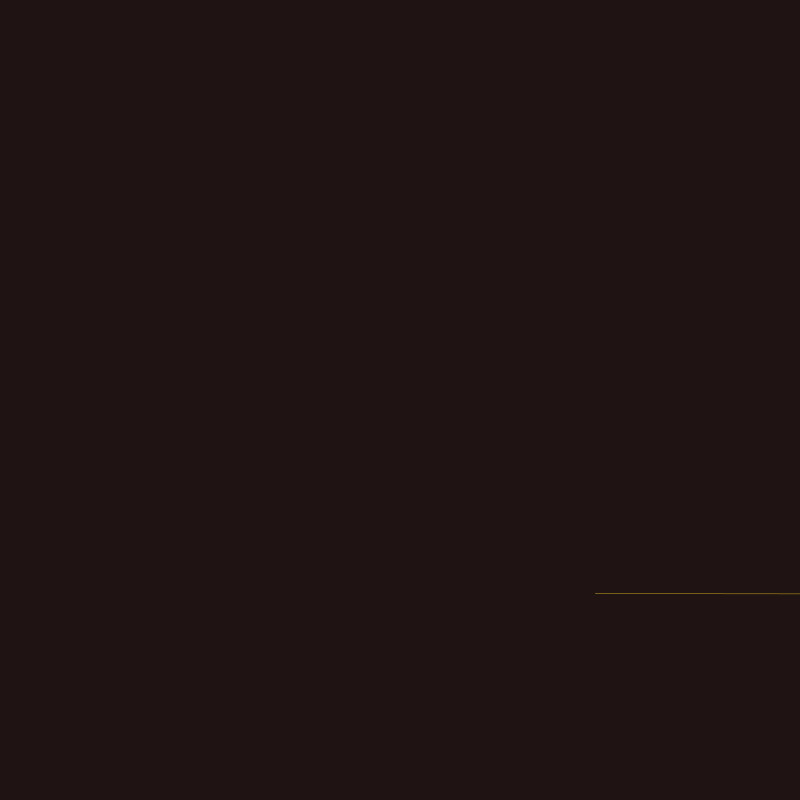
Frame 1 (no input)
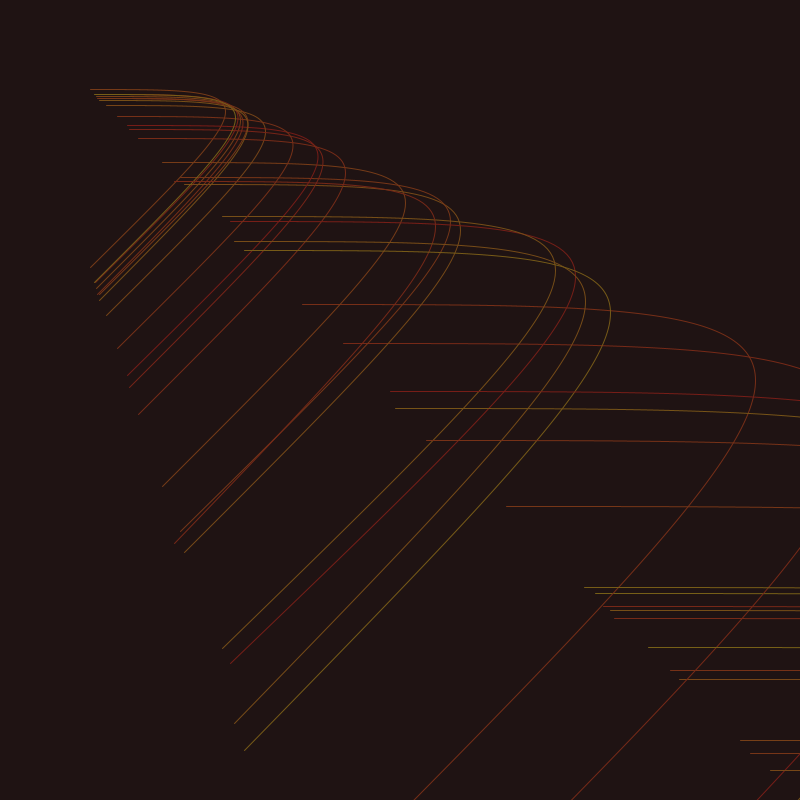
Frame 60 (the mouse pressed at the canvas centre just before this capture)
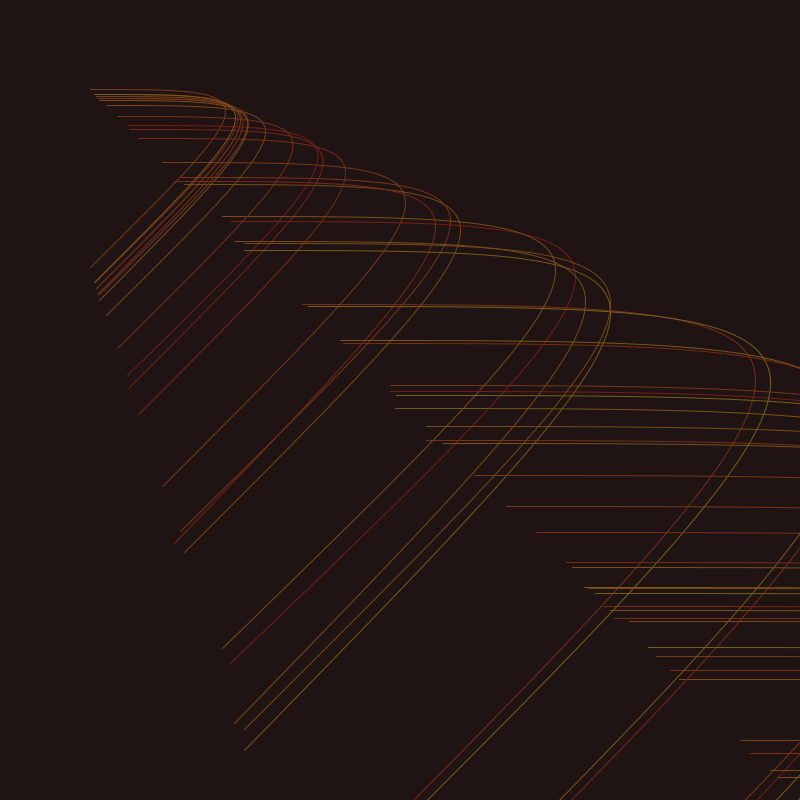
Frame 120 (the mouse held since frame 60 and released just before this capture)

The Processing sketch that drew these frames (run headless with seeded random() and noise(); from frame 60 on, the mouse is pressed at the canvas centre):

// Processing sketch: hw1d
// ── hw1d.pde
Walker w;

void setup () {
  size(800, 800);
  w = new Walker();
  colorMode(HSB, 360, 100, 200, 100);
  background(0, 40, 25);
  frameRate(30);
}

void draw() {
  w.step();
  w.render();
}

// ── walker.pde
class Walker {
  int x,y;
  float brownHue;
  
  Walker() {
    x = width/2;
    y = height/2;
  }


  void render() {
    println("render time:"+frameCount+" x:"+x+" y:"+y+" bh:"+brownHue);
    noFill();
    stroke(brownHue, 80, 93);
    strokeWeight(1);
//    ellipse(width/2, height/2, x, y);
    bezier( x
    
    , y, x*3, y, x*3, y, x, y*3);
  }
  
  void step() {
    float vx = random(-2, 2);
    float vy = random(-2, 2);
    x += vx;
    y += vy;
        
    brownHue = random(0,48);
    println("\n\nstep1 time:"+frameCount+" x:"+x+" y:"+y+" bh:"+brownHue);
    x= constrain(x,0, width-1);
    y= constrain(y,0,height-1); 
    float nx=noise(frameCount)*3;
    float ny=noise(frameCount)*3;
    println("step2 time:"+frameCount+" x:"+x+" nx:"+nx+" y:"+y+" ny:"+ny+" bh:"+brownHue);
    x *= nx;
    y *= ny;

    println("step3 time:"+frameCount+" x:"+x+" y:"+y+" bh:"+brownHue);

    }
 }
